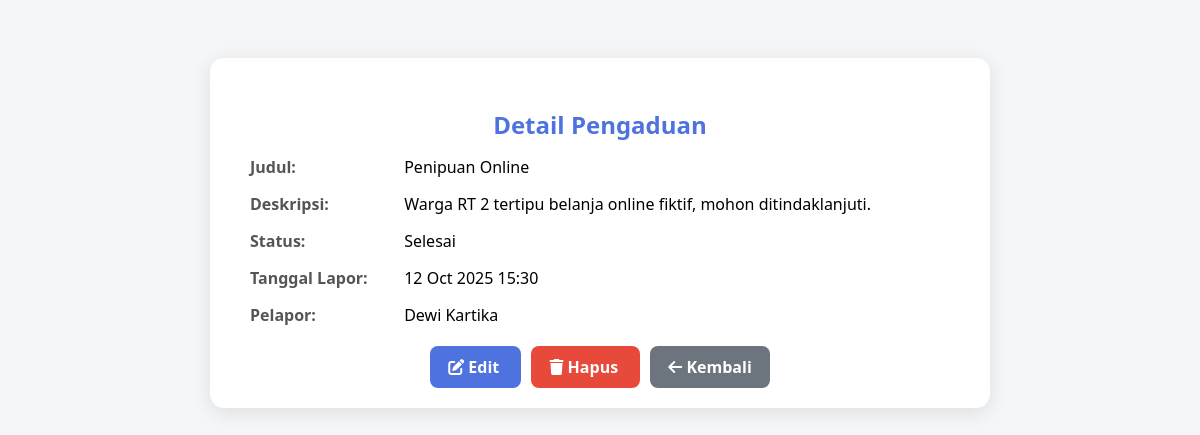
Before: /warga/pengaduan/10/ with the older database file.
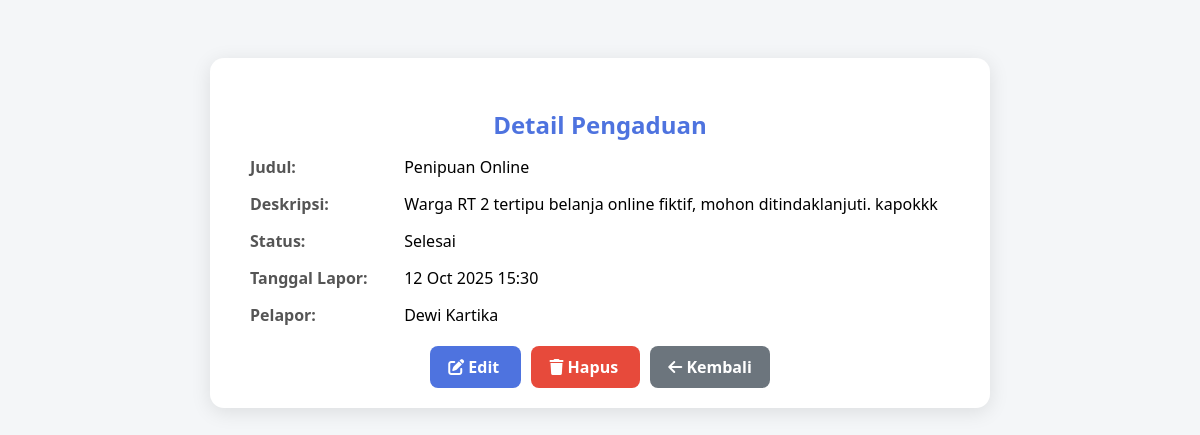
After: the same page with the newer database file.
### warga/models.py (models this page shows, shortened)
class Pengaduan(models.Model):
    STATUS_CHOICES = [
        ('BARU', 'Baru'),
        ('DIPROSES', 'Diproses'),
        ('SELESAI', 'Selesai'),
    ]
    judul = models.CharField(max_length=200)
    deskripsi = models.TextField()
    status = models.CharField(max_length=10, choices=STATUS_CHOICES, default='BARU')
    tanggal_lapor = models.DateTimeField(auto_now_add=True)
    pelapor = models.ForeignKey(Warga, on_delete=models.CASCADE, related_name='pengaduan')

class Warga(models.Model):
    nik = models.CharField(max_length = 16, unique = True, verbose_name = "Nomor Induk Kependudukan")
    nama_lengkap = models.CharField(max_length = 100, verbose_name = "Nama Lengkap")
    alamat = models.TextField(verbose_name = "Alamat Tinggal")
    no_telepon = models.CharField(max_length = 15, blank = True, verbose_name = "Nomor Telepon")
    tanggal_registrasi = models.DateTimeField(auto_now_add = True)

### warga/views.py (the view)
# urls.py: path('pengaduan/<int:pk>/', PengaduanDetailView.as_view(), name='pengaduan-detail'),
class PengaduanDetailView(DetailView):
    model = Pengaduan
    template_name = 'warga/pengaduan_detail.html'
    context_object_name = 'pengaduan'

### warga/templates/warga/pengaduan_detail.html (shortened to what this page needs)
<!DOCTYPE html>
<html lang="id">
<head>
    <link rel="stylesheet" href="https://cdnjs.cloudflare.com/ajax/libs/font-awesome/6.5.0/css/all.min.css">
</head>
<body>
    <div class="container">
        <h2>Detail Pengaduan</h2>
        <div class="detail-item">
            <strong>Judul:</strong> {{ pengaduan.judul }}
        </div>
        <div class="detail-item">
            <strong>Deskripsi:</strong> {{ pengaduan.deskripsi }}
        </div>
        <div class="detail-item">
            <strong>Status:</strong> {{ pengaduan.get_status_display }}
        </div>
        <div class="detail-item">
            <strong>Tanggal Lapor:</strong> {{ pengaduan.tanggal_lapor|date:"d M Y H:i" }}
        </div>
        <div class="detail-item">
            <strong>Pelapor:</strong> {{ pengaduan.pelapor.nama_lengkap }}
        </div>
        <div class="buttons">
            <a href="{% url 'pengaduan-edit' pengaduan.pk %}" class="btn-edit">
                <i class="fa-solid fa-pen-to-square"></i> Edit
            </a>
            <a href="{% url 'pengaduan-hapus' pengaduan.pk %}" class="btn-delete">
                <i class="fa-solid fa-trash"></i> Hapus
            </a>
            <a href="{% url 'pengaduan-list' %}" class="btn-back">
                <i class="fa-solid fa-arrow-left"></i> Kembali
            </a>
        </div>
    </div>
</body>
</html>

Changed rows visible on the page:
changed Pengaduan "Penipuan Online": deskripsi "Warga RT 2 tertipu belanja online fiktif, mohon ditindaklanjuti." → "Warga RT 2 tertipu belanja online fiktif, mohon ditindaklanjuti. kapokkk"
